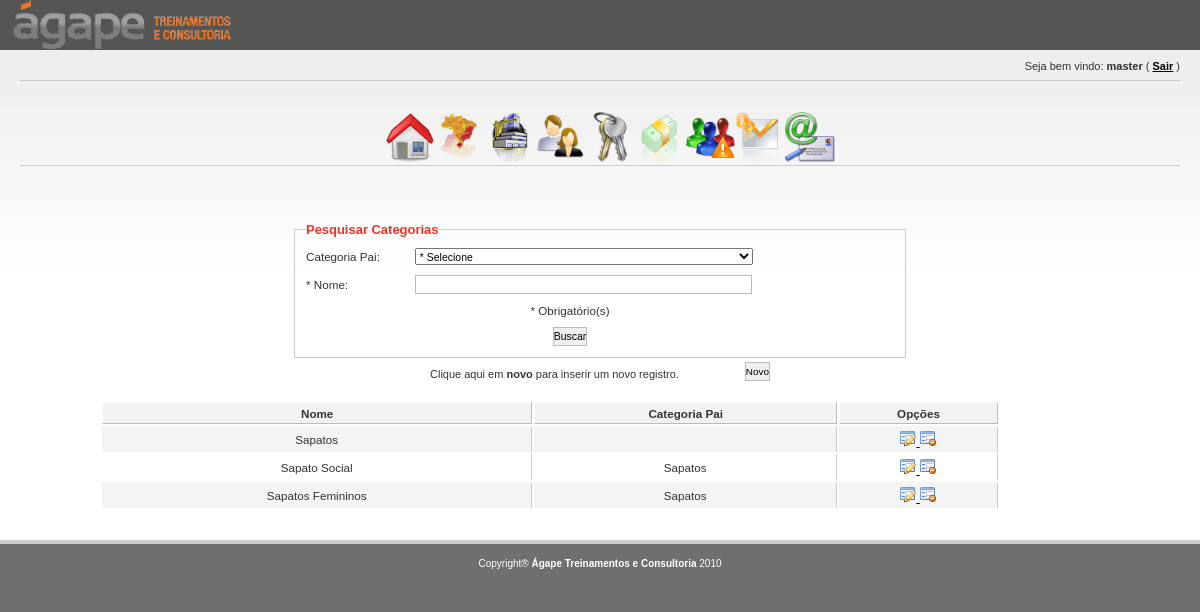
The app's page /views/principal.php?view=categorias&link=index (signed in) with its own data.
### tables this page shows
CREATE TABLE `categorias` (
  `id` int(10) unsigned NOT NULL auto_increment,
  `nome` varchar(50) NOT NULL,
  `categoria_id` int(10) unsigned default NULL,
  PRIMARY KEY  (`id`),
  KEY `Index_2` (`categoria_id`),
  CONSTRAINT `FK_categoriasprodutos_1` FOREIGN KEY (`categoria_id`) REFERENCES `categorias` (`id`)
);

### views/categorias/index.php (the view, shortened to what this page needs)
<form name="form1" method="post" action="<?php echo $path?>&link=index">
    <fieldset id="pesquisar">
    <legend>Pesquisar Categorias</legend>
    <table>
        <tr>
            <td style="text-align:left;">Categoria Pai:</td>
            <td style="text-align: left;">
                <select name="categoria_id" style="width:338px;">
                	<option value=''>* Selecione</option>
                </select>
            </td>
        </tr>
        <tr>
            <td style="width:20%; text-align:left;">* Nome:</td>
            <td>
            	<input type="text" name="nome">
            </td>
        </tr>
        <tr>
            <td colspan="2">* Obrigat&oacute;rio(s)</td>
        </tr>
        <tr class="actions">
            <td colspan="2"><input type="submit" value="Buscar" class="botao" ></td>
        </tr>
    </table>
    </fieldset>
</form>
   <div id="novo">
       <input style="float:right;margin-top:-6px;"onclick="location.href='<?php echo $path?>&link=add'" type="button" name="novo" value="Novo" style="font-size: 100%;"/>
       Clique aqui em <b>novo</b> para inserir um novo registro.
   </div>
   <?php
   $sql = "SELECT";
   $sql.= "   cf.id";
   $sql.= "  ,cf.nome";
   $sql.= "  ,cp.nome AS categoria_pai";
   $sql.= " FROM";
   $sql.= "  categorias cf LEFT JOIN categorias cp";
   $sql.= "  ON cf.categoria_id = cp.id";
   $sql.= " WHERE 1=1";
   $sql.= " ORDER BY cp.nome, cf.nome";
   $rs = mysql_query($sql) or die(mysql_error());
   ?>
   <div id="resultado">
    <table>
        <tr>
            <th>Nome</th>
            <th>Categoria Pai</th>
            <th>Op&ccedil;&otilde;es</th>
        </tr>
        <?php
        while($row = mysql_fetch_object($rs)){
        ?>
	        <tr <?php echo ($i % 2 == 0) ? 'class="altrow"' : 'class=""'; ?>>
	            <td><?php echo $row->nome?></td>
	            <td><?php echo $row->categoria_pai?></td>
	            <td style="width:150px">
					<a href="<?php echo $path?>&link=edit&id=<?php echo $row->id?>">
						<img src="../img/actions/edit.png" title="Editar" alt="" />
					</a>
					<a href="<?php echo $path?>&link=index&id=<?php echo $row->id?>&acao=3&operacao=2" onclick="return confirm('Deseja realmente deletar o registro');">
						<img src="../img/actions/delete.png" title="Deletar" alt="" />
					</a>
	            </td>
	        </tr>
        <?php
        	$i++;
        }
        ?>
    </table>
   </div>

### css/newsletter.generic.css (style rules this page uses)
* { margin:0; padding:0; }
body { background: #6F6F6F; color: #fff; font-family:'lucida grande',verdana,helvetica,arial,sans-serif; font-size:90%; margin: 0; }
a { color: black; text-decoration: underline; font-weight: bold; }
a img { border:none; }
#novo { width: 340px; margin-left: auto; margin-right: auto; margin-bottom: 20px; margin-top:10px; font-size: 85%; }
#resultado { width: 1000px; margin-left: auto; margin-right: auto; margin-top: 20px; }
table {  border:1px solid #ccc; border-right:0; clear: both; color: #333; margin-bottom: 10px; width: 90%; font-size: 90%; }
th { background: #f2f2f2; border:1px solid #bbb; border-top: 1px solid #fff; border-left: 1px solid #fff; text-align: center; height:20px; }
table tr td { border-right: 1px solid #ccc; padding: 4px; text-align: center; vertical-align: middle; }
table tr.altrow td { background: #f4f4f4; }
form { clear: both; margin: 0px; padding: 0px; }
fieldset { border: 1px solid #ccc; padding:5px; margin-bottom: 10px; }
fieldset table { border:none; background-color: transparent; margin:0px; }
fieldset table tr { border: none; background-color: transparent; }
fieldset table tr td { border: none; background-color: transparent; }
fieldset legend { color: #e32; font-size: 100%; font-weight: bold; margin-left:6px; }
fieldset#pesquisar { width: 600px; margin-left: auto; margin-right: auto; }
input, textarea { clear: both; display: block; font-size: 90%; font-family: "frutiger linotype", "lucida grande", "verdana", sans-serif; padding-top:3px; padding-bottom:3px; border: 0.1em solid #BBBBBB; width:80%; }
select { clear: both; font-size: 90%; vertical-align: text-bottom; padding-top: 2px; margin: 0px; width:80%; }
option { font-size: 120%; padding: 0 3px; }
input[type=submit] { display: inline; font-size: 90%; width: auto; vertical-align: bottom; border: 0.1em solid #BBBBBB; cursor: pointer; padding-top:3px; padding-bottom:3px; }
input[type=button] { display: inline; font-size: 90%; width: auto; vertical-align: bottom; border: 0.1em solid #BBBBBB; cursor: pointer; padding-top:3px; padding-bottom:3px; }

### records on screen
categorias: nome "Sapatos"
categorias: nome "Sapato Social", categoria.nome "Sapatos"
categorias: nome "Sapatos Femininos", categoria.nome "Sapatos"

### other values on screen
$_SESSION['dados']['usuario']["login"] "master"
